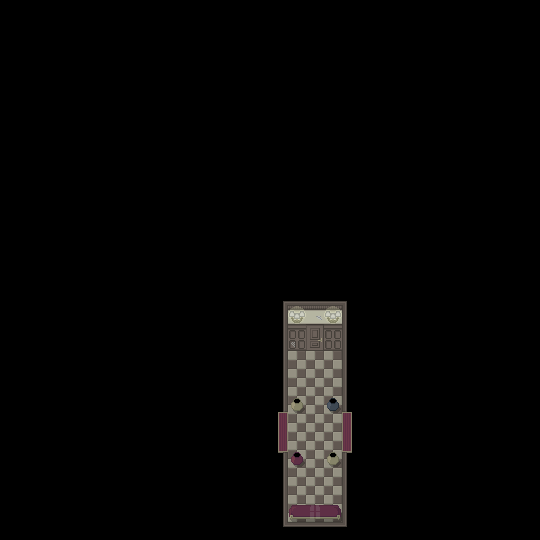

A 2D game scene composited from a Tiled map and its tileset images. What follows is a short description and the map's XML, with each tile layer's data collapsed to a summary:
An orthogonal 30x30 tile map with 18x18 px tiles, 3 tile layers (Livello tile 1, Furniture, Foreground), 2 tilesets and 9 objects.

<map version="1.10" tiledversion="1.11.0" orientation="orthogonal" renderorder="right-down" width="30" height="30" tilewidth="18" tileheight="18" infinite="0" nextlayerid="5" nextobjectid="16">
 <tileset firstgid="1" source="../../TILEMAPS/Tilemap 2/Tilemap2.tsx" />
 <tileset firstgid="171" source="../../TILEMAPS/Furniture/Furniture.tsx" />
 <layer id="1" name="Livello tile 1" width="30" height="30">
  <data>[900 cells, 900 non-empty, 23 distinct tile ids]</data>
 </layer>
 <layer id="2" name="Furniture" width="30" height="30">
  <data>[900 cells, 7 non-empty, 6 distinct tile ids]</data>
 </layer>
 <objectgroup id="4" name="Collisioni">
  <object id="4" x="288" y="522" width="54" height="18" />
  <object id="5" x="324" y="450" width="18" height="18" />
  <object id="6" x="288" y="450" width="18" height="18" />
  <object id="7" x="288" y="396" width="18" height="18" />
  <object id="8" x="324" y="396" width="18" height="18" />
  <object id="9" x="270" y="288" width="90" height="54" />
  <object id="13" x="270" y="342" width="18" height="198" />
  <object id="14" x="342" y="342" width="18" height="198" />
  <object id="15" x="288" y="504" width="54" height="18" />
 </objectgroup>
 <layer id="3" name="Foreground" width="30" height="30">
  <data>[900 cells, 1 non-empty, 1 distinct tile ids]</data>
 </layer>
</map>
